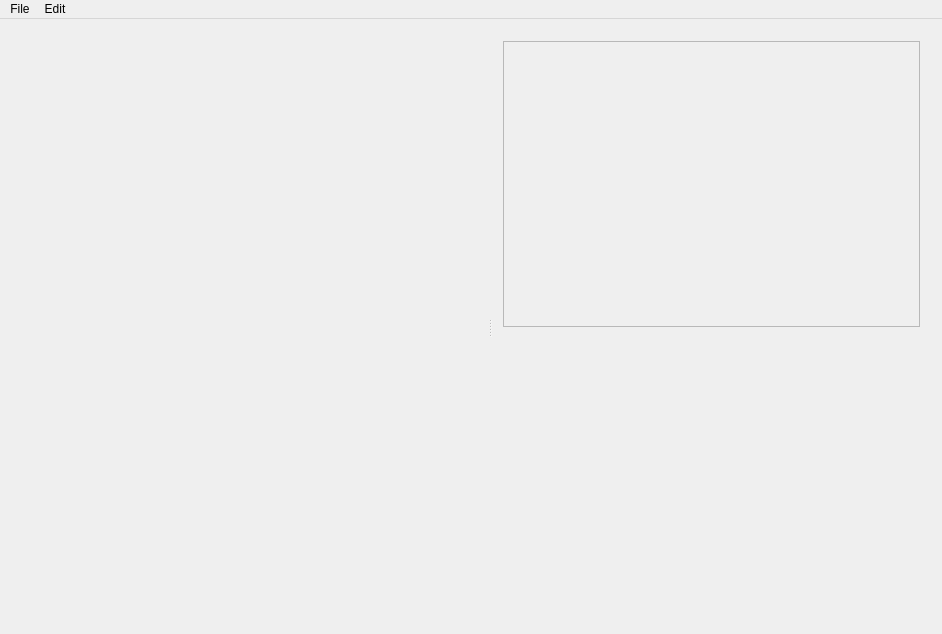
<?xml version="1.0" encoding="UTF-8"?>
<ui version="4.0">
 <class>MainWindow</class>
 <widget class="QMainWindow" name="MainWindow">
  <property name="geometry">
   <rect>
    <x>0</x>
    <y>0</y>
    <width>942</width>
    <height>634</height>
   </rect>
  </property>
  <property name="windowTitle">
   <string>MainWindow</string>
  </property>
  <property name="styleSheet">
   <string notr="true"/>
  </property>
  <widget class="QWidget" name="centralWidget">
   <layout class="QHBoxLayout" name="horizontalLayout_2">
    <item>
     <layout class="QHBoxLayout" name="horizontalLayout">
      <item>
       <widget class="QSplitter" name="splitter">
        <property name="sizePolicy">
         <sizepolicy hsizetype="Minimum" vsizetype="Minimum">
          <horstretch>0</horstretch>
          <verstretch>0</verstretch>
         </sizepolicy>
        </property>
        <property name="minimumSize">
         <size>
          <width>0</width>
          <height>0</height>
         </size>
        </property>
        <property name="baseSize">
         <size>
          <width>0</width>
          <height>0</height>
         </size>
        </property>
        <property name="autoFillBackground">
         <bool>false</bool>
        </property>
        <property name="orientation">
         <enum>Qt::Horizontal</enum>
        </property>
        <widget class="BoardWidget" name="Board" native="true"/>
        <widget class="QWidget" name="widget_2" native="true">
         <layout class="QVBoxLayout" name="verticalLayout">
          <item>
           <widget class="QScrollArea" name="scrollArea">
            <property name="widgetResizable">
             <bool>true</bool>
            </property>
            <widget class="GameTreeWidget" name="GameTextWidget">
             <property name="geometry">
              <rect>
               <x>0</x>
               <y>0</y>
               <width>410</width>
               <height>284</height>
              </rect>
             </property>
            </widget>
           </widget>
          </item>
          <item>
           <spacer name="verticalSpacer">
            <property name="orientation">
             <enum>Qt::Vertical</enum>
            </property>
            <property name="sizeHint" stdset="0">
             <size>
              <width>20</width>
              <height>40</height>
             </size>
            </property>
           </spacer>
          </item>
         </layout>
        </widget>
       </widget>
      </item>
     </layout>
    </item>
   </layout>
  </widget>
  <widget class="QMenuBar" name="menuBar">
   <property name="geometry">
    <rect>
     <x>0</x>
     <y>0</y>
     <width>942</width>
     <height>19</height>
    </rect>
   </property>
   <widget class="QMenu" name="menuEdit">
    <property name="title">
     <string>Edit</string>
    </property>
    <addaction name="actionSettings"/>
    <addaction name="separator"/>
    <addaction name="actionPosition"/>
    <addaction name="actionPaste_PGN_from_clipboard"/>
    <addaction name="actionPaste_FEN_from_clipboard"/>
    <addaction name="separator"/>
    <addaction name="actionFlip"/>
   </widget>
   <widget class="QMenu" name="menuFile">
    <property name="title">
     <string>File</string>
    </property>
    <addaction name="separator"/>
    <addaction name="actionReset"/>
    <addaction name="separator"/>
    <addaction name="actionQuit"/>
   </widget>
   <addaction name="menuFile"/>
   <addaction name="menuEdit"/>
  </widget>
  <action name="actionReset">
   <property name="text">
    <string>Reset</string>
   </property>
  </action>
  <action name="actionQuit">
   <property name="text">
    <string>Quit</string>
   </property>
  </action>
  <action name="actionSettings">
   <property name="text">
    <string>Settings</string>
   </property>
  </action>
  <action name="actionPosition">
   <property name="text">
    <string>Position</string>
   </property>
  </action>
  <action name="actionPaste_PGN_from_clipboard">
   <property name="text">
    <string>Paste PGN from clipboard</string>
   </property>
  </action>
  <action name="actionPaste_FEN_from_clipboard">
   <property name="text">
    <string>Paste FEN from clipboard</string>
   </property>
  </action>
  <action name="actionFlip">
   <property name="text">
    <string>Flip</string>
   </property>
  </action>
 </widget>
 <layoutdefault spacing="6" margin="11"/>
 <customwidgets>
  <customwidget>
   <class>BoardWidget</class>
   <extends>QWidget</extends>
   <header location="global">board-widget.hpp</header>
   <container>1</container>
  </customwidget>
  <customwidget>
   <class>GameTreeWidget</class>
   <extends>QWidget</extends>
   <header>game-tree-widget.hpp</header>
   <container>1</container>
  </customwidget>
 </customwidgets>
 <resources/>
 <connections/>
</ui>
